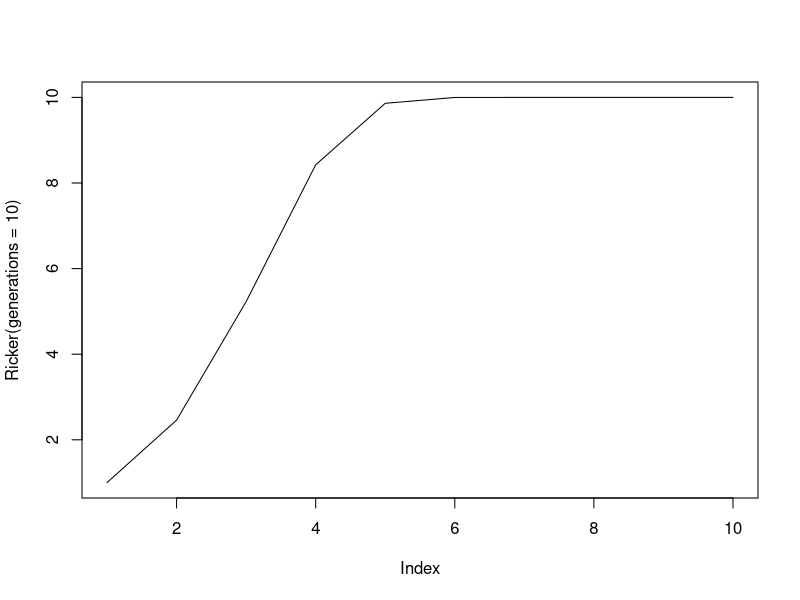

The R script that drew this image:
Ricker <- function(N0=1, r=1, K=10, generations=50)
{
  # Runs a simulation of the Ricker model
  # Returns a vector of length generations
  
  N <- rep(NA, generations)    # Creates a vector of NA
  
  N[1] <- N0
  for (t in 2:generations)
  {
    N[t] <- N[t-1] * exp(r*(1.0-(N[t-1]/K)))
  }
  
  return (N)
}

plot(Ricker(generations=10), type="l")

